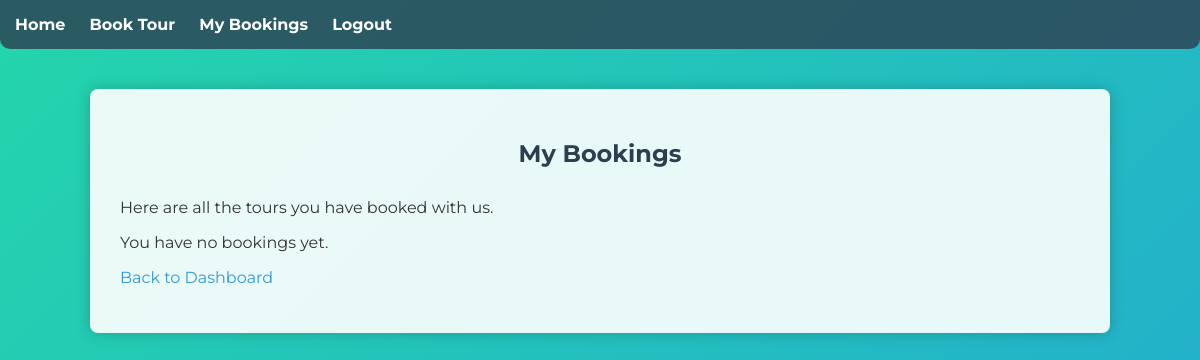
The app's page /my_bookings.php (signed in), older data.
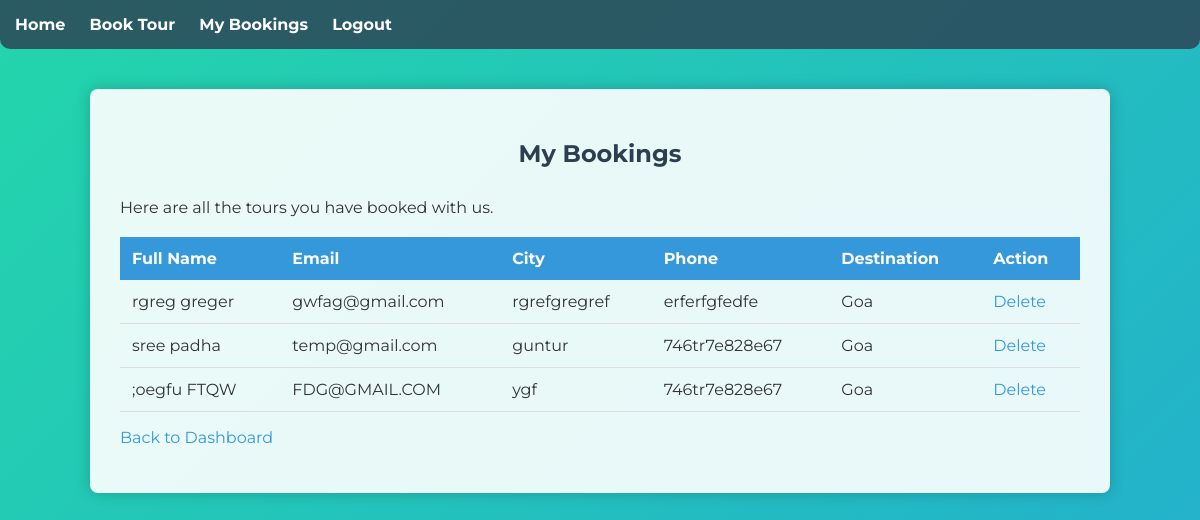
The same page, newer data.
### tables this page shows
CREATE TABLE booking (
    id INTEGER PRIMARY KEY AUTOINCREMENT,
    username TEXT NOT NULL,
    ffirst TEXT NOT NULL,
    flast TEXT NOT NULL,
    femail TEXT NOT NULL,
    city TEXT NOT NULL,
    fphone TEXT NOT NULL,
    fdesti TEXT NOT NULL
, current_location TEXT);

### my_bookings.php (the view, shortened to what this page needs)
<?php
$dbPath = __DIR__ . "/travel.db";
$db = new PDO("sqlite:" . $dbPath);
$db->setAttribute(PDO::ATTR_ERRMODE, PDO::ERRMODE_EXCEPTION);
if (!isset($_SESSION['cleanup_run'])) {
    try {
        $sql = "DELETE FROM booking WHERE id NOT IN (
                    SELECT MIN(id)
                    FROM booking
                    GROUP BY username, ffirst, flast, femail, city, fphone, fdesti, current_location
                )";
        $db->exec($sql);
    } catch (PDOException $e) {
        die("A critical error occurred during database cleanup: " . $e->getMessage());
    }
}
$stmt = $db->prepare("SELECT * FROM booking WHERE username = :user");
$stmt->execute(['user' => $_SESSION['user']]);
$bookings = $stmt->fetchAll();
?>
<!DOCTYPE html>
<html>
<head>
    <link rel="stylesheet" href="style.css">
</head>
<body>
<div class="navbar">
    <a href="dashboard.php">Home</a>
    <a href="booking.php">Book Tour</a>
    <a href="my_bookings.php">My Bookings</a>
    <a href="logout.php">Logout</a>
</div>
<div class="container">
    <h2>My Bookings</h2>
    <p>Here are all the tours you have booked with us.</p>
    <?php if (count($bookings) > 0): ?>
        <table>
            <thead>
                <tr>
                    <th>Full Name</th>
                    <th>Email</th>
                    <th>City</th>
                    <th>Phone</th>
                    <th>Destination</th>
                    <th>Action</th>
                </tr>
            </thead>
            <tbody>
                <?php foreach ($bookings as $booking): ?>
                    <tr>
                        <td><?php echo htmlspecialchars($booking['ffirst']) . ' ' . htmlspecialchars($booking['flast']); ?></td>
                        <td><?php echo htmlspecialchars($booking['femail']); ?></td>
                        <td><?php echo htmlspecialchars($booking['city']); ?></td>
                        <td><?php echo htmlspecialchars($booking['fphone']); ?></td>
                        <td><?php echo htmlspecialchars($booking['fdesti']); ?></td>
                        <td><a href="delete_booking.php?id=<?php echo $booking['id']; ?>" onclick="return confirm('Are you sure you want to delete this booking?')">Delete</a></td>
                    </tr>
                <?php endforeach; ?>
            </tbody>
        </table>
    <?php else: ?>
        <p>You have no bookings yet.</p>
    <?php endif; ?>
     <p class="dashboard-link-container">
        <a href="dashboard.php">Back to Dashboard</a>
    </p>
</div>
</body>
</html>

### style.css (style rules this page uses)
body { font-family: 'Montserrat', sans-serif; background: linear-gradient(-45deg, #ee7752, #e73c7e, #23a6d5, #23d5ab); background-size: 400% 400%; animation: gradient 15s ease infinite; color: #333; margin: 0; padding: 0; }
.navbar { background-color: rgba(44, 62, 80, 0.8); padding: 15px; border-radius: 0 0 10px 10px; }
.navbar a { color: white; text-decoration: none; margin-right: 20px; font-weight: bold; }
.container { width: 80%; margin: 40px auto; background: rgba(255, 255, 255, 0.9); padding: 30px; border-radius: 8px; box-shadow: 0px 0px 15px rgba(0,0,0,0.2); }
h2 { color: #2c3e50; text-align: center; margin-bottom: 30px; }
table { width: 100%; border-collapse: collapse; margin-top: 20px; }
table th { background-color: #3498db; color: white; padding: 12px; text-align: left; }
table td { padding: 12px; border-bottom: 1px solid #ddd; }
a { color: #3498db; text-decoration: none; transition: color 0.3s ease; }

Row changes from the older to the newer data that the page shows:
added booking: ffirst "rgreg", flast "greger", femail "gwfag@gmail.com", city "rgrefgregref", fphone "erferfgfedfe", fdesti "Goa"
added booking: ffirst "sree", flast "padha", femail "temp@gmail.com", city "guntur", fphone "746tr7e828e67", fdesti "Goa"
added booking: ffirst ";oegfu", flast "FTQW", femail "FDG@GMAIL.COM", city "ygf", fphone "746tr7e828e67", fdesti "Goa"
Text that changed along with them:
text no longer shown: "You have no bookings yet."
text now shown: "Full Name Email City Phone Destination Action"
